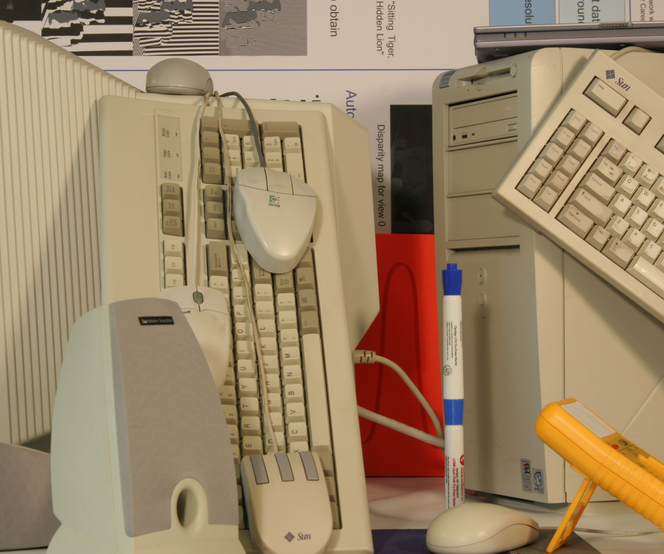
#> input picture benchmarking/MiddEval/MiddEval3/testH/Computer/im0.png, 664 x 554 px
$ python run.py ../testH/Computer/im0.png ../testH/Computer/im0.png ../testH/Computer/im0.png out
#> lines starting #> are read from the running program, lines starting #| are printed output that depends on the picture
import time
import numpy as np
import sys
import cv2
import os
from skimage.filters import median
from skimage.morphology import disk
from components.matchers.NumbaSimpleMatcher import Wrapper as m


def StrToBytes(text):
    if sys.version_info[0] == 2:
        return text
    else:
        return bytes(text, 'UTF-8')

def benchmark_me(img_path1, img_path2):
#> called with img_path1 = '../testH/Computer/im0.png', img_path2 = '../testH/Computer/im0.png'
    img1 = cv2.imread(img_path1, cv2.IMREAD_GRAYSCALE).astype(np.float64)
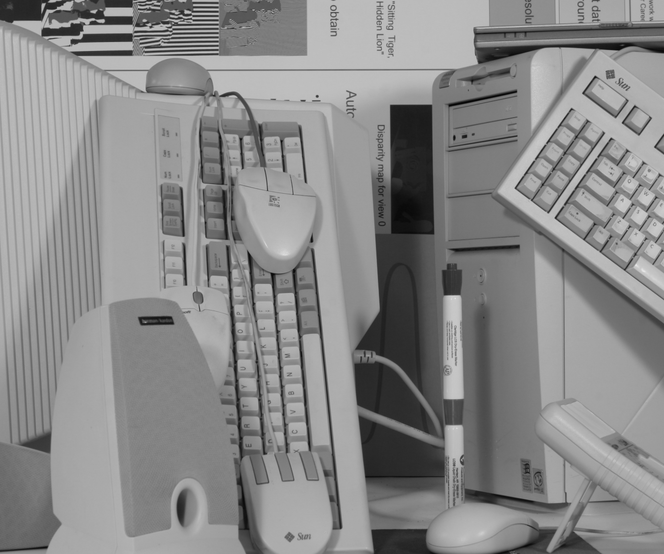
#> img1: shape (554, 664) float64; min 1, max 230, mean 136.7
    img2 = cv2.imread(img_path2, cv2.IMREAD_GRAYSCALE).astype(np.float64)

    if(img1 is None or img2 is None):
        raise Exception("The image files could not be loaded.")
    MATCH = 60
    GAP = -20
    EGAP = -1

#> (the run stopped early here; a loop or call above may not have finished)
